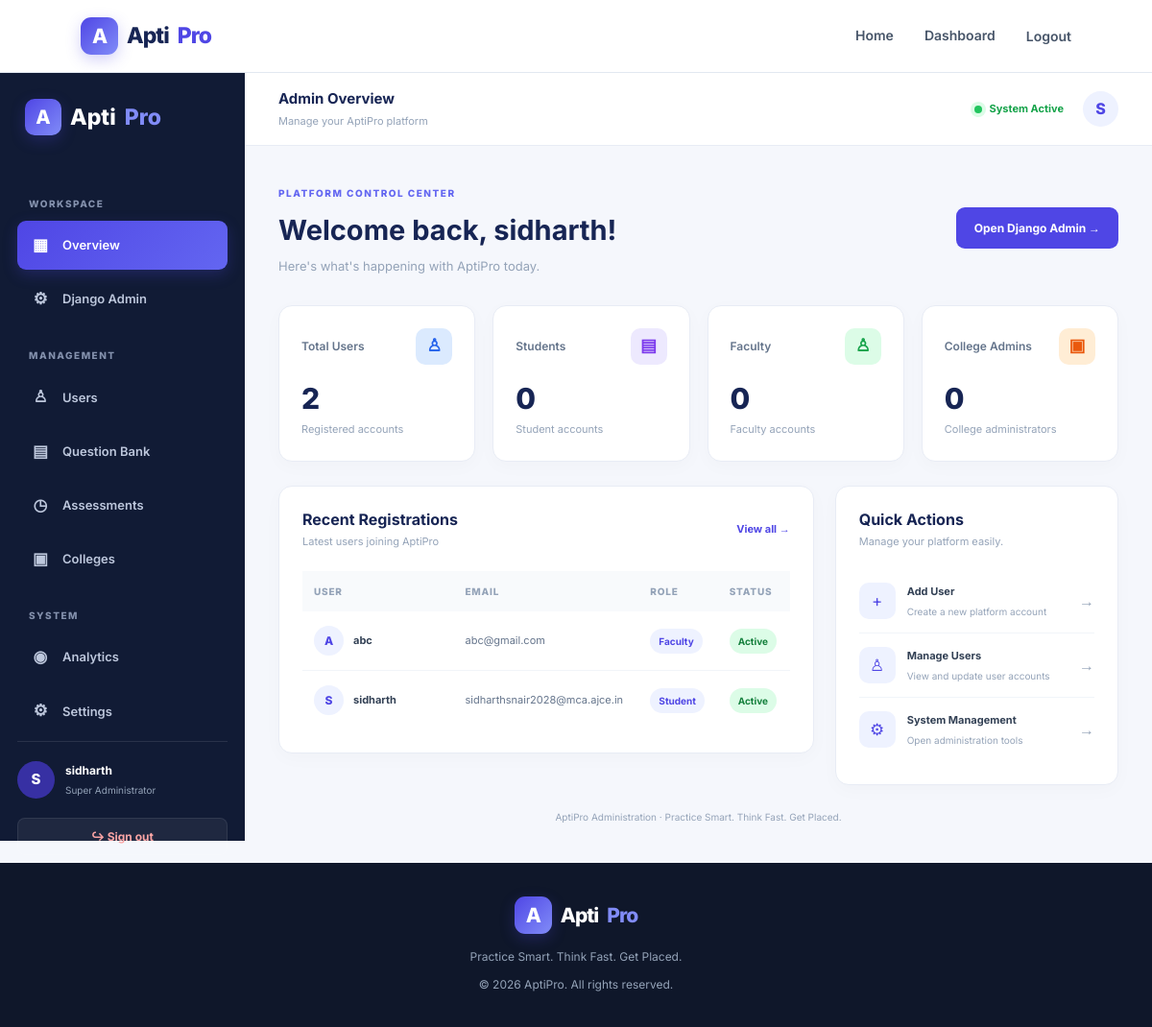
/admin-dashboard/ (signed in), run on the app's committed database.
### accounts/models.py (models this page shows, shortened)
class User(AbstractUser):
    ROLE_CHOICES = [
        ('STUDENT', 'Student'),
        ('FACULTY', 'Faculty'),
        ('COLLEGE_ADMIN', 'College Admin'),
        ('SUPER_ADMIN', 'AptiPro Admin'),
    ]
    email = models.EmailField(unique=True)
    role = models.CharField(
        max_length=20,
        choices=ROLE_CHOICES,
        default='STUDENT'
    )

### accounts/views.py (the view)
@login_required
@user_passes_test(is_apti_admin)
def admin_dashboard(request):
    total_users = User.objects.count()
    students = User.objects.filter(role="STUDENT").count()
    faculty = User.objects.filter(role="FACULTY").count()
    college_admins = User.objects.filter(role="COLLEGE_ADMIN").count()
    recent_users = User.objects.order_by("-date_joined")[:8]
    user_roles = (
        User.objects.values("role")
        .annotate(total=Count("id"))
        .order_by("role")
    )
    today = timezone.localdate()
    new_users_today = User.objects.filter(
        date_joined__date=today
    ).count()
    context = {
        "total_users": total_users,
        "students": students,
        "faculty": faculty,
        "college_admins": college_admins,
        "new_users_today": new_users_today,
        "recent_users": recent_users,
        "user_roles": user_roles,
    }
    return render(
        request,
        "dashboard/admin_dashboard.html",
        context
    )

### accounts/views.py (called while the page is built)
def is_apti_admin(user):
    return user.is_authenticated and user.is_superuser

### templates/dashboard/admin_dashboard.html (shortened to what this page needs)
{% extends 'base.html' %}
{% load static %}
{% block extra_css %}
<link rel="stylesheet" href="{% static 'css/admin.css' %}">
{% endblock %}
{% block content %}
<div class="admin-layout">
    <aside class="admin-sidebar" id="adminSidebar">
        <a href="{% url 'admin_dashboard' %}" class="admin-brand">
            <span class="brand-icon">A</span>
            Apti<span>Pro</span>
        </a>
        <div class="sidebar-label">WORKSPACE</div>
        <a href="{% url 'admin_dashboard' %}" class="side-link active">
            <span>▦</span>
            Overview
        </a>
        <a href="{% url 'admin:index' %}" class="side-link">
            <span>⚙</span>
            Django Admin
        </a>
        <div class="sidebar-label">MANAGEMENT</div>
        <a href="{% url 'admin:accounts_user_changelist' %}" class="side-link">
            <span>♙</span>
            Users
        </a>
        <a href="#" class="side-link">
            <span>▤</span>
            Question Bank
        </a>
        <a href="#" class="side-link">
            <span>◷</span>
            Assessments
        </a>
        <a href="#" class="side-link">
            <span>▣</span>
            Colleges
        </a>
        <div class="sidebar-label">SYSTEM</div>
        <a href="#" class="side-link">
            <span>◉</span>
            Analytics
        </a>
        <a href="#" class="side-link">
            <span>⚙</span>
            Settings
        </a>
        <div class="sidebar-bottom">
            <div class="admin-profile">
                <div class="admin-avatar">
                    {{ request.user.username|first|upper }}
                </div>
                <div>
                    <strong>{{ request.user.username }}</strong>
                    <small>Super Administrator</small>
                </div>
            </div>
            <form method="POST" action="{% url 'logout' %}">
                <button class="admin-logout" type="submit">
                    ↪ Sign out
                </button>
            </form>
        </div>
    </aside>
    <main class="admin-main">
        <header class="admin-topbar">
            <div>
                <strong>Admin Overview</strong>
                <small>Manage your AptiPro platform</small>
            </div>
            <div class="admin-top-right">
                <span class="system-status">
                    <span></span>
                    System Active
                </span>
                <div class="top-avatar">
                    {{ request.user.username|first|upper }}
                </div>
            </div>
        </header>
        <section class="admin-content">
            <div class="admin-heading">
                <div>
                    <span class="admin-eyebrow">
                        PLATFORM CONTROL CENTER
                    </span>
                    <h1>
                        Welcome back, {{ request.user.username }}!
                    </h1>
                    <p>
                        Here's what's happening with AptiPro today.
                    </p>
                </div>
                <a href="{% url 'admin:index' %}" class="admin-primary-btn">
                    Open Django Admin →
                </a>
            </div>
            <div class="admin-stats">
                <div class="admin-stat-card">
                    <div class="admin-stat-top">
                        <span>Total Users</span>
                        <div class="admin-stat-icon blue">♙</div>
                    </div>
                    <h2>{{ total_users|default:0 }}</h2>
                    <small>Registered accounts</small>
                </div>
                <div class="admin-stat-card">
                    <div class="admin-stat-top">
                        <span>Students</span>
                        <div class="admin-stat-icon purple">▤</div>
                    </div>
                    <h2>{{ total_students|default:0 }}</h2>
                    <small>Student accounts</small>
                </div>
                <div class="admin-stat-card">
                    <div class="admin-stat-top">
                        <span>Faculty</span>
                        <div class="admin-stat-icon green">♙</div>
                    </div>
                    <h2>{{ total_faculty|default:0 }}</h2>
                    <small>Faculty accounts</small>
                </div>
                <div class="admin-stat-card">
                    <div class="admin-stat-top">
                        <span>College Admins</span>
                        <div class="admin-stat-icon orange">▣</div>
                    </div>
                    <h2>{{ total_college_admins|default:0 }}</h2>
                    <small>College administrators</small>
                </div>
            </div>
            <div class="admin-main-grid">
                <div class="admin-panel">
                    <div class="admin-panel-heading">
                        <div>
                            <h2>Recent Registrations</h2>
                            <p>Latest users joining AptiPro</p>
                        </div>
                        <a href="{% url 'admin:accounts_user_changelist' %}">
                            View all →
                        </a>
                    </div>
                    <div class="admin-table-wrapper">
                        <table class="admin-table">
                            <thead>
                                <tr>
                                    <th>USER</th>
                                    <th>EMAIL</th>
                                    <th>ROLE</th>
                                    <th>STATUS</th>
                                </tr>
                            </thead>
                            <tbody>
                                {% for member in recent_users %}
                                <tr>
                                    <td>
                                        <div class="table-user">
                                            <div class="table-avatar">
                                                {{ member.username|first|upper }}
                                            </div>
                                            <strong>
                                                {{ member.username }}
                                            </strong>
                                        </div>
                                    </td>
                                    <td>
                                        {{ member.email|default:"Not provided" }}
                                    </td>
                                    <td>
                                        {% if member.role %}
                                            <span class="role-tag">
                                                {{ member.get_role_display }}
                                            </span>
                                        {% else %}
                                            <span class="role-tag">
                                                Administrator
                                            </span>
                                        {% endif %}
                                    </td>
                                    <td>
                                        {% if member.is_active %}
                                            <span class="active-tag">
                                                Active
                                            </span>
                                        {% else %}
                                            <span class="inactive-tag">
                                                Inactive
                                            </span>
                                        {% endif %}
                                    </td>
                                </tr>
                                {% empty %}
                                <tr>
                                    <td colspan="4" class="empty-table">
                                        No registered users yet.
                                    </td>
                                </tr>
                                {% endfor %}
                            </tbody>
                        </table>
                    </div>
                </div>
                <div class="admin-panel quick-actions">
                    <h2>Quick Actions</h2>
                    <p>Manage your platform easily.</p>
                    <a
                        href="{% url 'admin:accounts_user_add' %}"
                        class="quick-action"
                    >
                        <span class="action-icon">+</span>
                        <div>
                            <strong>Add User</strong>
                            <small>Create a new platform account</small>
                        </div>
                        <span>→</span>
                    </a>
                    <a
                        href="{% url 'admin:accounts_user_changelist' %}"
                        class="quick-action"
                    >
                        <span class="action-icon">♙</span>
                        <div>
                            <strong>Manage Users</strong>
                            <small>View and update user accounts</small>
                        </div>
                        <span>→</span>
                    </a>
                    <a
                        href="{% url 'admin:index' %}"
                        class="quick-action"
                    >
                        <span class="action-icon">⚙</span>
                        <div>
                            <strong>System Management</strong>
                            <small>Open administration tools</small>
                        </div>
                        <span>→</span>
                    </a>
                </div>
            </div>
            <div class="admin-footer">
                AptiPro Administration · Practice Smart. Think Fast. Get Placed.
            </div>
        </section>
    </main>
</div>
{% endblock %}

### templates/base.html (shortened to what this page needs)
{% load static %}
<!DOCTYPE html>
<html lang="en">
<head>
    <link rel="stylesheet" href="{% static 'css/style.css' %}">
    {% block extra_css %}
    {% endblock %}
</head>
<body>
    <header class="navbar">
        <a href="{% url 'home' %}" class="brand">
            <span class="brand-icon">A</span>
            Apti<span>Pro</span>
        </a>
        <nav class="nav-links" id="navLinks">
            <a href="{% url 'home' %}">Home</a>
            {% if user.is_authenticated %}
                <a href="{% url 'dashboard' %}">Dashboard</a>
                <form action="{% url 'logout' %}"
                      method="post"
                      class="nav-form">
                    <button type="submit" class="nav-logout">
                        Logout
                    </button>
                </form>
            {% else %}
                <a href="{% url 'login' %}">Login</a>
                <a href="{% url 'register' %}" class="nav-register">
                    Get Started
                </a>
            {% endif %}
        </nav>
    </header>
    <main>
        {% block content %}
        {% endblock %}
    </main>
    <footer class="footer">
        <div class="brand">
            <span class="brand-icon">A</span>
            Apti<span>Pro</span>
        </div>
        <p>Practice Smart. Think Fast. Get Placed.</p>
        <p>© 2026 AptiPro. All rights reserved.</p>
    </footer>
</body>
</html>

### static/css/style.css (style rules this page uses)
:root { --primary: #4f46e5; --primary-dark: #3730a3; --primary-light: #818cf8; --navy: #172554; --dark: #0f172a; --text: #334155; --muted: #64748b; --background: #f8fafc; --white: #ffffff; --border: #e2e8f0; --success: #16a34a; --danger: #e11d48; --shadow: 0 8px 30px rgba(15, 23, 42, 0.06); }
* { margin: 0; padding: 0; box-sizing: border-box; }
html { scroll-behavior: smooth; }
body { font-family: 'Inter', sans-serif; background: var(--background); color: var(--text); min-height: 100vh; display: flex; flex-direction: column; line-height: 1.6; }
main { flex: 1; width: 100%; }
.navbar { width: 100%; min-height: 76px; padding: 0 7%; display: flex; justify-content: space-between; align-items: center; background: rgba(255, 255, 255, 0.96); border-bottom: 1px solid var(--border); position: sticky; top: 0; z-index: 1000; backdrop-filter: blur(15px); }
.brand { display: inline-flex; align-items: center; gap: 9px; color: var(--navy); font-size: 23px; font-weight: 800; text-decoration: none; letter-spacing: -1px; }
.brand > span:last-child { color: var(--primary); }
.brand-icon { width: 39px; height: 39px; display: inline-flex; align-items: center; justify-content: center; color: var(--white); font-size: 21px; font-weight: 800; border-radius: 11px; background: linear-gradient(135deg, #4f46e5, #818cf8); box-shadow: 0 5px 15px rgba(79, 70, 229, 0.25); }
.nav-links { display: flex; align-items: center; gap: 32px; }
.nav-links > a { color: #475569; font-size: 14px; font-weight: 600; text-decoration: none; transition: 0.25s ease; }
.nav-form { display: inline-flex; margin: 0; }
.nav-logout { border: none; background: transparent; color: #475569; font-family: inherit; font-size: 14px; font-weight: 600; cursor: pointer; transition: 0.25s ease; }
h1, h2, h3, h4 { color: var(--navy); line-height: 1.25; }
p { color: var(--muted); }
.footer { width: 100%; padding: 35px 20px; display: flex; flex-direction: column; align-items: center; justify-content: center; gap: 9px; background: #0f172a; text-align: center; margin-top: auto; }
.footer .brand { color: var(--white); font-size: 21px; margin-bottom: 5px; }
.footer .brand > span:last-child { color: #818cf8; }
.footer p { color: #94a3b8; font-size: 12px; }
input, select, textarea, button { font-family: inherit; }

### data on the page
User: user.username|first "S", user.username "sidharth", username|first "S", username "sidharth", email "sidharthsnair2028@mca.ajce.in", role "Student", is_active "Active"
User: username|first "A", username "abc", email "abc@gmail.com", role "Faculty", is_active "Active"

### other printed values
{{ total_users|default:0 }} "2"
{{ total_students|default:0 }} "0"
{{ total_faculty|default:0 }} "0"
{{ total_college_admins|default:0 }} "0"
